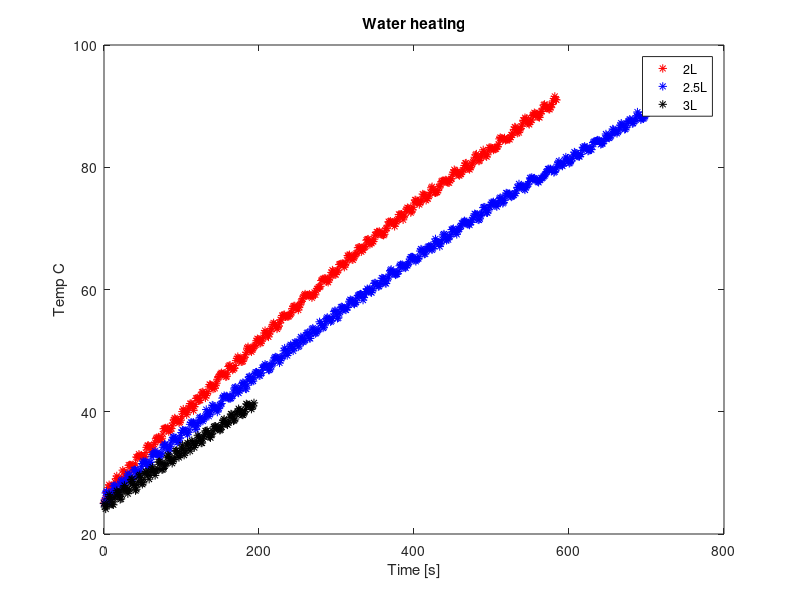

Reproduce this figure in MATLAB.
clear all
close all

a = 1.675091827e-3;
b = 1.857536553e-4;
c = 5.373169834e-7;

fid = fopen('heating_2L.txt');
data1 = fscanf(fid, '%f');
fclose(fid);

fid = fopen('heating_2-5L.txt');
data2 = fscanf(fid, '%f');
fclose(fid);

fid = fopen('heating_3L.txt');
data3 = fscanf(fid, '%f');
fclose(fid);

%--------------------
time1 = data1(1:3:length(data1))/1000;
analog11 = data1(2:3:length(data1));
analog21 = data1(3:3:length(data1));

Rw1 = (2250600./analog11) - 2200;
Rwlog1 = log(Rw1);
Rr1 = (2250600./analog21) - 2200;
Rrlog1 = log(Rr1);

Tw1 = (1./(a + b.*Rwlog1 + c.*(Rwlog1.^3)))-273.15;
Tr1 = (1./(a + b.*Rrlog1 + c.*(Rrlog1.^3)))-273.15;
%----------------------------------------------------
time2 = data2(1:3:length(data2))/1000;
analog12 = data2(2:3:length(data2));
analog22 = data2(3:3:length(data2));

Rw2 = (2250600./analog12) - 2200;
Rwlog2 = log(Rw2);
Rr2 = (2250600./analog22) - 2200;
Rrlog2 = log(Rr2);

Tw2 = (1./(a + b.*Rwlog2 + c.*(Rwlog2.^3)))-273.15;
Tr2 = (1./(a + b.*Rrlog2 + c.*(Rrlog2.^3)))-273.15;
%---------------------------------------------------
time3 = data3(1:3:length(data3))/1000;
analog13 = data3(2:3:length(data3));
analog23 = data3(3:3:length(data3));

Rw3 = (2250600./analog13) - 2200;
Rwlog3 = log(Rw3);
Rr3 = (2250600./analog23) - 2200;
Rrlog3 = log(Rr3);

Tw3 = (1./(a + b.*Rwlog3 + c.*(Rwlog3.^3)))-273.15;
Tr3 = (1./(a + b.*Rrlog3 + c.*(Rrlog3.^3)))-273.15;
%---------------------------------------------------
limit = 25;

[~, pos1] = min(abs(limit-Tw1));
[~, pos2] = min(abs(limit-Tw2));
[~, pos3] = min(abs(limit-Tw3));

figure%, subplot(1,2,1);
plot(time1(pos1:end)-time1(pos1), Tw1(pos1:end), '*r');
xlabel('Time [s]')
ylabel('Temp C')
title('Water heating')

hold on
plot(time2(pos2:end)-time2(pos2), Tw2(pos2:end), '*b');
plot(time3(pos3:end)-time3(pos3), Tw3(pos3:end), '*k');

legend('2L', '2.5L', '3L')